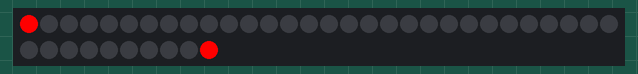
Recording of a sketch running on a simulated Arduino Uno, built with avr-gcc and run on an emulated ATmega328P. On the bench: 40 RGB LEDs in strip order, left to right, continuing on the next row. Dim RGB values are drawn brighter than linear.

Above: at 0.16 s.
At 4.78 s:
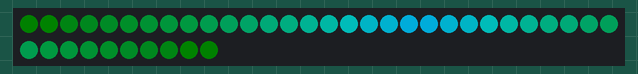
At 9.76 s:
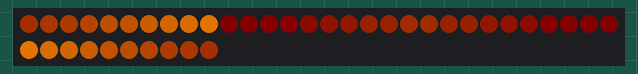
At 19.72 s:
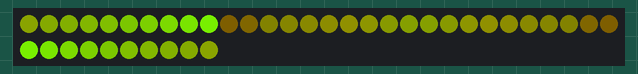
At 29.68 s:
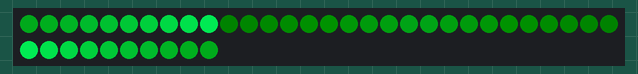
At 39.65 s:
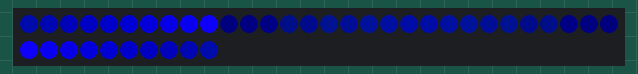

The sketch:

RGBSetDemo_copy_20240209163529.ino
```cpp
/// @file    RGBSetDemo.ino
/// @brief   Demonstrates how to create an LED group with CRGBArray
/// @example RGBSetDemo.ino

#include <FastLED.h>
#define NUM_LEDS 40

CRGBArray<NUM_LEDS> leds;

void setup() { FastLED.addLeds<NEOPIXEL,2>(leds, NUM_LEDS); }

void loop(){
  static uint8_t hue;
  for(int i = 0; i < NUM_LEDS/2; i++) {
    // fade everything out
    leds.fadeToBlackBy(40);

    // let's set an led value
    leds[i] = CHSV(hue++,255,255);

    // now, let's first 20 leds to the top 20 leds,
    leds(NUM_LEDS/2,NUM_LEDS-1) = leds(NUM_LEDS/2 - 1 ,0);
    FastLED.delay(33);
  }
}
```
